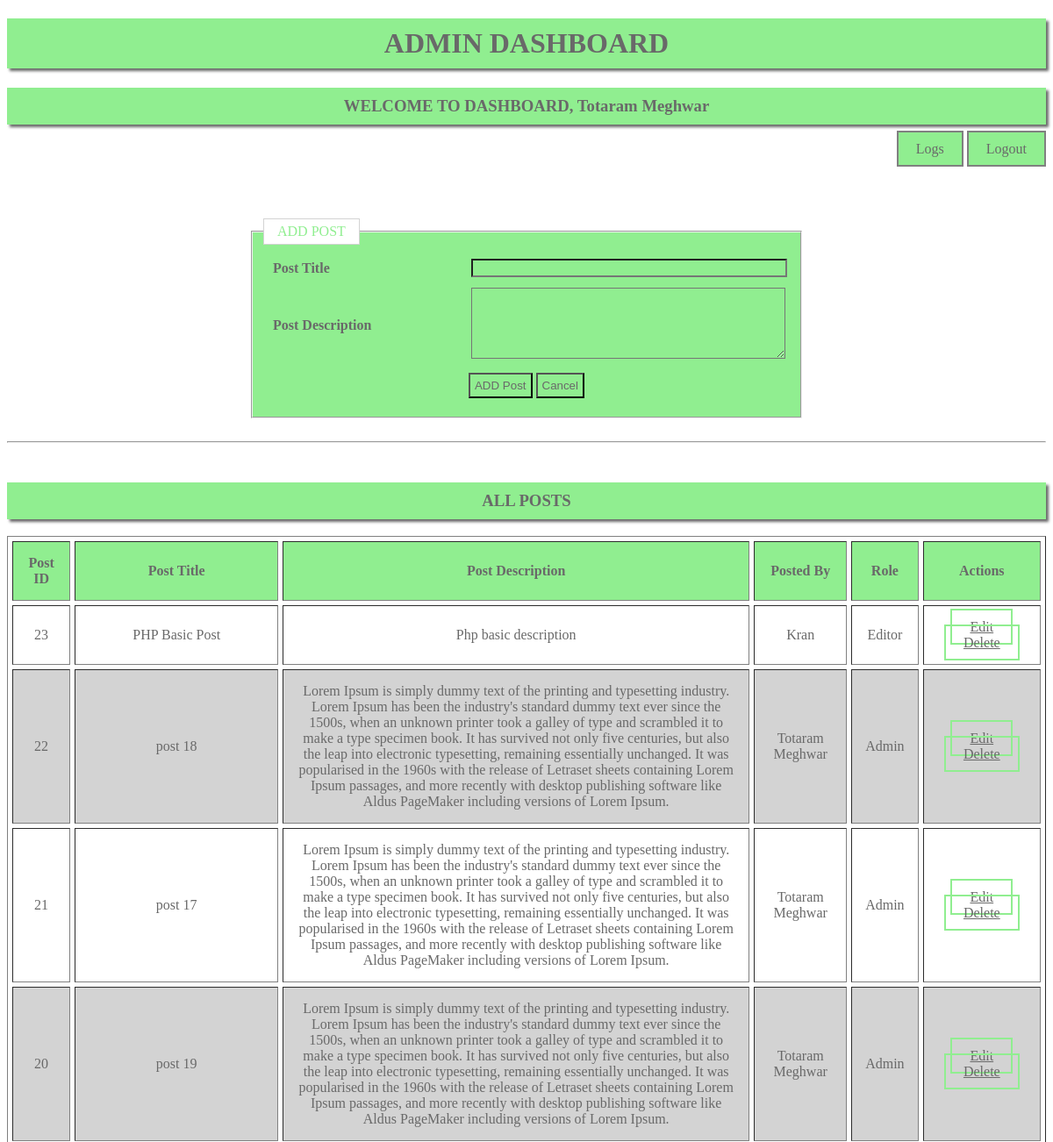
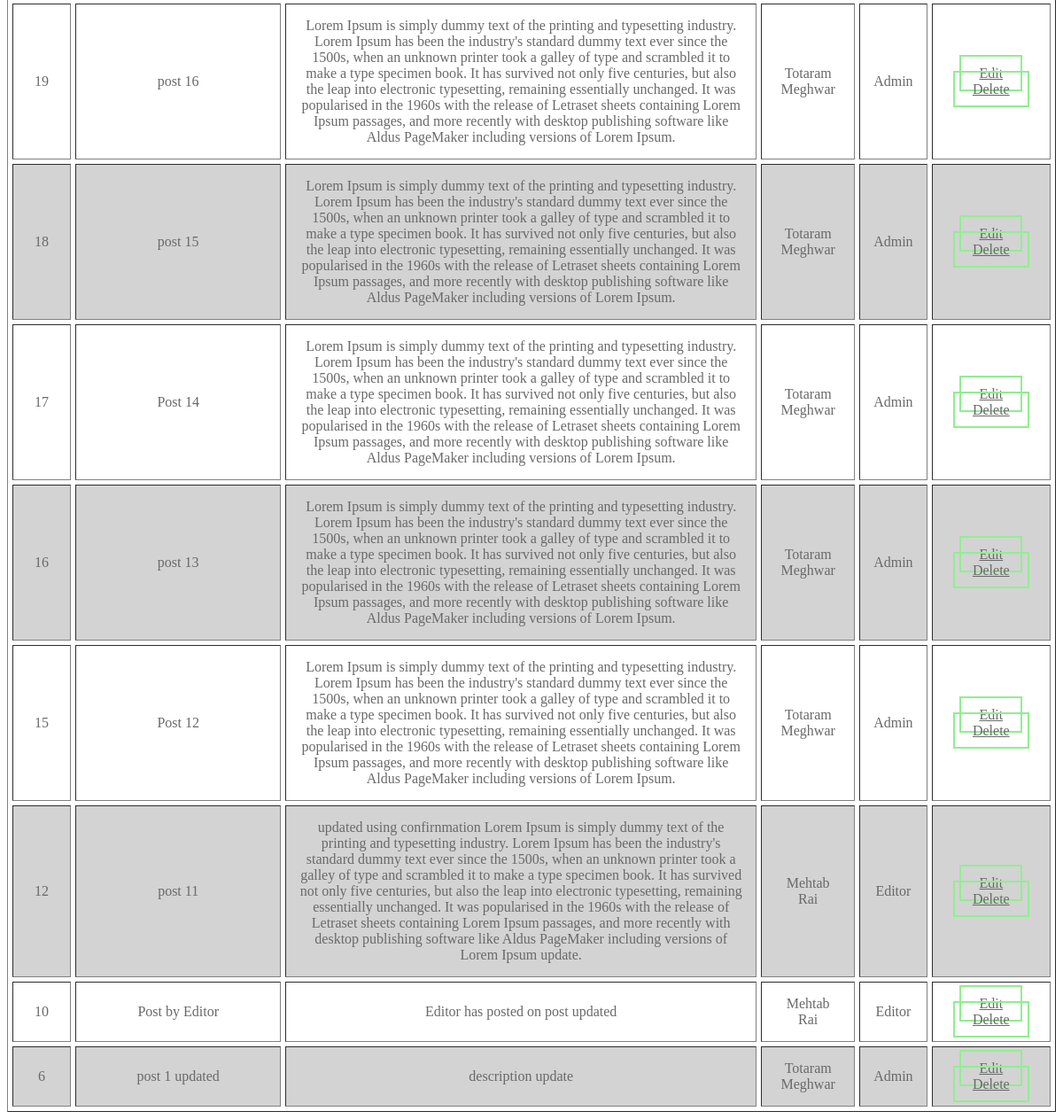
Page /Admin/dashboard.php (signed in) on the committed database (2 pictures, top to bottom).
### tables this page shows
CREATE TABLE `users` (
  `user_id` int(11) NOT NULL AUTO_INCREMENT,
  `role_id` int(11) DEFAULT NULL,
  `first_name` varchar(30) NOT NULL,
  `last_name` varchar(30) NOT NULL,
  `gender` enum('Male','Female') DEFAULT NULL,
  `email` varchar(30) NOT NULL,
  `password` varchar(30) NOT NULL,
  PRIMARY KEY (`user_id`),
  UNIQUE KEY `email` (`email`),
  KEY `role_id` (`role_id`),
  CONSTRAINT `users_ibfk_1` FOREIGN KEY (`role_id`) REFERENCES `roles` (`role_id`)
);

CREATE TABLE `posts` (
  `post_id` int(11) NOT NULL AUTO_INCREMENT,
  `user_id` int(11) DEFAULT NULL,
  `title` varchar(30) DEFAULT 'post title',
  `description` text NOT NULL,
  PRIMARY KEY (`post_id`),
  KEY `user_id` (`user_id`),
  CONSTRAINT `posts_ibfk_1` FOREIGN KEY (`user_id`) REFERENCES `users` (`user_id`)
);

CREATE TABLE `roles` (
  `role_id` int(11) NOT NULL AUTO_INCREMENT,
  `role` enum('Admin','Editor','User') DEFAULT NULL,
  PRIMARY KEY (`role_id`),
  UNIQUE KEY `role` (`role`)
);

### admin/dashboard.php (the view, shortened to what this page needs)
<?php
	require_once("../connection.php");
	require_once("../session_mantain_roles.php");
?>
<!DOCTYPE html>
<html lang="en">
<head>
</head>
<body>
	<center>
		<h1>ADMIN DASHBOARD</h1>
		<h3>WELCOME TO DASHBOARD, <?= $_SESSION['user_data']['first_name']." ".$_SESSION['user_data']['last_name']?></h3>
		<p>
			<a href="logs.php"  class="logout">Logs</a>
			<a href="../logout.php"  class="logout">Logout</a>
		</p>
		<br>
		<br>
		<br>
		<fieldset>
			<legend><?= (isset($_GET['action']) && $action=='edit')?"Edit":"ADD"; ?> POST</legend>
			<form action="../manage_posts.php" method="POST" onsubmit="return confirm_delete(this);">
				<table cellspacing="10">
					<tr>
						<th>Post Title</th>
						<td><input type="text" name="title" value="<?= $title??"";?>"></td>
					</tr>
					<tr>
						<th>Post Description</th>
						<td>
							<textarea name="description" rows="5"><?= $description??"";?></textarea>
						</td>
					</tr>
					<tr align="center">
						<td colspan="2">
							<div>
								<input type="submit" name="<?=(isset($_GET['action']) && $action=='edit')?'edit':'add'; ?>_post" value="<?=(isset($_GET['action']) && $action=='edit')?'Edit':'ADD'; ?> Post">
								<input type="reset" value="Cancel">
							</div>
						</td>
					</tr>
				</table>
			</form>
		</fieldset>
		<br>
		<hr>
		<br>
		<h3>ALL POSTS</h3>
		<table class="posts" border="1" cellspacing="5" cellpadding="15">
			<tr>
				<th>Post ID</th>
				<th style="width:200px;">Post Title</th>
				<th style="width:500px;">Post Description</th>
				<th>Posted By</th>
				<th>Role</th>
				<th>Actions</th>
			</tr>
			<?php
				$query = "SELECT r.role,u.user_id,u.first_name,u.last_name,p.* FROM users u INNER JOIN posts p
					ON u.user_id = p.user_id INNER JOIN roles r
					ON r.role_id = u.role_id
					ORDER BY p.post_id DESC";
				$result = mysqli_query($connection,$query);
				if ($result->num_rows>0) {
					while ($row = mysqli_fetch_assoc($result)) {
						extract($row);
					?>
			<tr>
				<td><?= $post_id; ?></td>
				<td><?= $title; ?></td>
				<td><?= $description; ?></td>
				<td><?= $first_name ." ".$last_name; ?></td>
				<td><?= $role; ?></td>
				<td>
					<a href="#" post_id ="<?= $post_id;?>"   onclick="confrim_edit(this)">Edit</a>
					<a href="#" post_id ="<?= $post_id;?>"  onclick="confrim_delete(this)">Delete</a>
				</td>
			</tr>
					<?php
					}
				}
				else{
					?>
				<tr style="background: orangered;">
					<td colspan="6" align="center" style="color: white;">THERE IS NO ANY POST POSTED YET..!</td>
				</tr>
					<?php
				}
			?>
		</table>
	</center>
</body>
</html>

### admin/dashboard.php (style rules this page uses)
* { color: dimgrey; }
h1,h3 { text-align: center; box-shadow: 3px 3px 3px dimgrey; background: lightgreen; padding: 10px; }
p { text-align: right; }
.logout { text-decoration: none; background: lightgreen; border: 2px solid grey; padding: 10px 20px; }
fieldset { width: 600px; background: lightgreen; }
td > input,td > textarea { background: lightgreen; width: 100%; }
input[type="submit"],input[type="reset"] { padding: 5px; background: lightgreen; }
table { width: 100%; text-align: left; }
legend { color: lightgreen; background: white; border: 1px solid lightgray; padding: 5px 15px; }
.posts tr { background: lightgray; }
.posts tr:first-child { background: lightgreen; }
.posts tr:nth-child(even) { background: white; }
.posts { text-align: center; }
.posts a { border: 2px solid lightgreen; padding: 10px 20px; }

### rows in the picture
users: posts.post_id "23", posts.title "PHP Basic Post", posts.description "Php basic description", first_name "Kran", role.role "Editor"
users: posts.post_id "22", posts.title "post 18", posts.description "Lorem Ipsum is simply dummy text of the printing and typesetting industry. Lorem Ipsum has been the industry's standard dummy text ever since the 1500s, when an unknown printer took a galley of type and scrambled it to make a type specimen book. It has survived not only five centuries, but also the leap into electronic typesetting, remaining essentially unchanged. It was popularised in the 1960s with the release of Letraset sheets containing Lorem Ipsum passages, and more recently with desktop publishing software like Aldus PageMaker including versions of Lorem Ipsum.", first_name "Totaram", last_name "Meghwar", role.role "Admin", posts.post_id "21", posts.title "post 17", posts.post_id "20", posts.title "post 19", posts.post_id "19", posts.title "post 16", posts.post_id "18", posts.title "post 15", posts.post_id "17", posts.title "Post 14", posts.post_id "16", posts.title "post 13", posts.post_id "15", posts.title "Post 12", posts.post_id "6", posts.title "post 1 updated", posts.description "description update"
users: posts.post_id "12", posts.title "post 11", posts.description "updated using confirnmation Lorem Ipsum is simply dummy text of the printing and typesetting industry. Lorem Ipsum has been the industry's standard dummy text ever since the 1500s, when an unknown printer took a galley of type and scrambled it to make a type specimen book. It has survived not only five centuries, but also the leap into electronic typesetting, remaining essentially unchanged. It was popularised in the 1960s with the release of Letraset sheets containing Lorem Ipsum passages, and more recently with desktop publishing software like Aldus PageMaker including versions of Lorem Ipsum update.", first_name "Mehtab", last_name "Rai", role.role "Editor", posts.post_id "10", posts.title "Post by Editor", posts.description "Editor has posted on post updated"

### other values in the picture
$_SESSION['user_data']['first_name'] "Totaram"
$_SESSION['user_data']['last_name'] "Meghwar"
